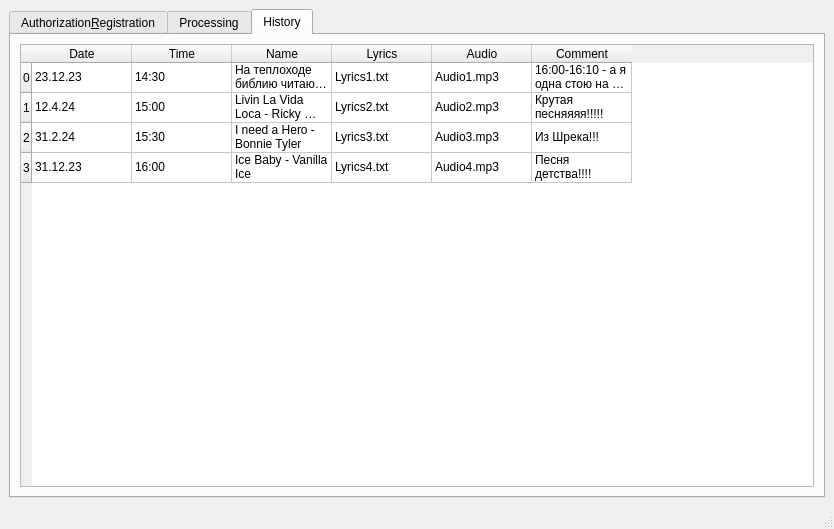
<?xml version="1.0" encoding="UTF-8"?>
<ui version="4.0">
 <class>MainWindow</class>
 <widget class="QMainWindow" name="MainWindow">
  <property name="geometry">
   <rect>
    <x>0</x>
    <y>0</y>
    <width>834</width>
    <height>529</height>
   </rect>
  </property>
  <property name="windowTitle">
   <string>MainWindow</string>
  </property>
  <widget class="QWidget" name="centralwidget">
   <layout class="QHBoxLayout" name="horizontalLayout">
    <item>
     <widget class="QTabWidget" name="tabWidget">
      <property name="currentIndex">
       <number>2</number>
      </property>
      <widget class="QWidget" name="AuthorizationRegistration">
       <attribute name="title">
        <string>Authorization&amp;Registration</string>
       </attribute>
       <layout class="QVBoxLayout" name="verticalLayout">
        <item>
         <spacer name="verticalSpacer">
          <property name="orientation">
           <enum>Qt::Vertical</enum>
          </property>
          <property name="sizeHint" stdset="0">
           <size>
            <width>20</width>
            <height>139</height>
           </size>
          </property>
         </spacer>
        </item>
        <item>
         <layout class="QHBoxLayout" name="horizontalSpringBox">
          <item>
           <spacer name="horizontalSpacer">
            <property name="orientation">
             <enum>Qt::Horizontal</enum>
            </property>
            <property name="sizeHint" stdset="0">
             <size>
              <width>40</width>
              <height>20</height>
             </size>
            </property>
           </spacer>
          </item>
          <item>
           <layout class="QVBoxLayout" name="AuthBox">
            <item>
             <widget class="QLabel" name="LogiLabel">
              <property name="text">
               <string>Login</string>
              </property>
             </widget>
            </item>
            <item>
             <widget class="QLineEdit" name="LoginLine">
              <property name="text">
               <string>Aboba@gmail.com</string>
              </property>
             </widget>
            </item>
            <item>
             <widget class="QLabel" name="PswdLabel">
              <property name="text">
               <string>Password</string>
              </property>
             </widget>
            </item>
            <item>
             <widget class="QLineEdit" name="PswdLine">
              <property name="text">
               <string>-----</string>
              </property>
             </widget>
            </item>
            <item>
             <widget class="QPushButton" name="Enter">
              <property name="text">
               <string>ENTER</string>
              </property>
             </widget>
            </item>
           </layout>
          </item>
          <item>
           <spacer name="horizontalSpacer_2">
            <property name="orientation">
             <enum>Qt::Horizontal</enum>
            </property>
            <property name="sizeHint" stdset="0">
             <size>
              <width>40</width>
              <height>20</height>
             </size>
            </property>
           </spacer>
          </item>
         </layout>
        </item>
        <item>
         <spacer name="verticalSpacer_2">
          <property name="orientation">
           <enum>Qt::Vertical</enum>
          </property>
          <property name="sizeHint" stdset="0">
           <size>
            <width>20</width>
            <height>139</height>
           </size>
          </property>
         </spacer>
        </item>
       </layout>
      </widget>
      <widget class="QWidget" name="Processing">
       <attribute name="title">
        <string>Processing</string>
       </attribute>
       <layout class="QVBoxLayout" name="verticalLayout_4">
        <item>
         <widget class="QPushButton" name="pushButton">
          <property name="text">
           <string>Load mp3</string>
          </property>
         </widget>
        </item>
        <item>
         <widget class="QLabel" name="audioFileLabel">
          <property name="text">
           <string>Livin La Vida Loca - Ricky Martin.mp3</string>
          </property>
         </widget>
        </item>
        <item>
         <widget class="QPushButton" name="pushButton_3">
          <property name="text">
           <string>Load txt lyrics</string>
          </property>
         </widget>
        </item>
        <item>
         <widget class="QLabel" name="PswdLabel_2">
          <property name="text">
           <string>Livin La Vida Loca - Ricky Martin.txt</string>
          </property>
         </widget>
        </item>
        <item>
         <widget class="QTextEdit" name="textEdit">
          <property name="html">
           <string>&lt;!DOCTYPE HTML PUBLIC &quot;-//W3C//DTD HTML 4.0//EN&quot; &quot;http://www.w3.org/TR/REC-html40/strict.dtd&quot;&gt;
&lt;html&gt;&lt;head&gt;&lt;meta name=&quot;qrichtext&quot; content=&quot;1&quot; /&gt;&lt;meta charset=&quot;utf-8&quot; /&gt;&lt;style type=&quot;text/css&quot;&gt;
p, li { white-space: pre-wrap; }
hr { height: 1px; border-width: 0; }
li.unchecked::marker { content: &quot;\2610&quot;; }
li.checked::marker { content: &quot;\2612&quot;; }
&lt;/style&gt;&lt;/head&gt;&lt;body style=&quot; font-family:'Cantarell'; font-size:11pt; font-weight:400; font-style:normal;&quot;&gt;
&lt;p style=&quot; margin-top:12px; margin-bottom:12px; margin-left:0px; margin-right:0px; -qt-block-indent:0; text-indent:0px;&quot;&gt;[Verse 1]&lt;br /&gt;&lt;a href=&quot;https://genius.com/17389841/Ricky-martin-livin-la-vida-loca/Shes-into-superstitions-black-cats-and-voodoo-dolls&quot;&gt;&lt;span style=&quot; text-decoration: underline; color:#3584e4;&quot;&gt;She's into superstitions&lt;br /&gt;Black cats and voodoo dolls&lt;/span&gt;&lt;/a&gt;&lt;br /&gt;I feel a premonition&lt;br /&gt;That girl's gonna make me fall&lt;br /&gt;&lt;br /&gt;[Verse 2]&lt;br /&gt;She's into new sensations&lt;br /&gt;New kicks in the candlelight&lt;br /&gt;She's got a new addiction&lt;br /&gt;For every day and night&lt;br /&gt;&lt;br /&gt;[Pre-Chorus]&lt;br /&gt;She'll make you take your clothes off&lt;br /&gt;And go dancing in the rain&lt;br /&gt;She'll make you live her crazy life&lt;br /&gt;But she'll take away your pain&lt;br /&gt;Like a bullet to your brain, come on&lt;br /&gt;&lt;br /&gt;[Chorus]&lt;br /&gt;&lt;a href=&quot;https://genius.com/22299704/Ricky-martin-livin-la-vida-loca/Upside-inside-out-shes-livin-la-vida-loca-shell-push-and-pull-you-down-livin-la-vida-loca&quot;&gt;&lt;span style=&quot; text-decoration: underline; color:#3584e4;&quot;&gt;Upside, inside out&lt;br /&gt;She's livin' la vida loca&lt;br /&gt;She'll push and pull you down&lt;br /&gt;Livin' la vida loca&lt;/span&gt;&lt;/a&gt;&lt;br /&gt;&lt;a href=&quot;https://genius.com/10165253/Ricky-martin-livin-la-vida-loca/Her-lips-are-devil-red-and-her-skins-the-color-mocha&quot;&gt;&lt;span style=&quot; text-decoration: underline; color:#3584e4;&quot;&gt;Her lips are devil red&lt;br /&gt;And her skin's the color mocha&lt;/span&gt;&lt;/a&gt;&lt;br /&gt;She will wear you out&lt;br /&gt;Livin' la vida loca (Come on)&lt;br /&gt;Livin' la vida loca (Come on)&lt;br /&gt;She's livin' la vida loca&lt;br /&gt;&lt;/p&gt;
&lt;p style=&quot; margin-top:12px; margin-bottom:12px; margin-left:0px; margin-right:0px; -qt-block-indent:0; text-indent:0px;&quot;&gt;You might also like&lt;/p&gt;
&lt;p style=&quot; margin-top:12px; margin-bottom:12px; margin-left:0px; margin-right:0px; -qt-block-indent:0; text-indent:0px;&quot;&gt;[Verse 3]&lt;br /&gt;Woke up in New York City&lt;br /&gt;&lt;a href=&quot;https://genius.com/22696358/Ricky-martin-livin-la-vida-loca/In-a-funky-cheap-hotel-she-took-my-heart-and-she-took-my-money-she-mustve-slipped-me-a-sleeping-pill&quot;&gt;&lt;span style=&quot; text-decoration: underline; color:#3584e4;&quot;&gt;In a funky cheap hotel&lt;br /&gt;She took my heart and she took my money&lt;br /&gt;She must've slipped me a sleeping pill&lt;/span&gt;&lt;/a&gt;&lt;br /&gt;&lt;br /&gt;[Pre-Chorus]&lt;br /&gt;&lt;a href=&quot;https://genius.com/10165288/Ricky-martin-livin-la-vida-loca/She-never-drinks-the-water-makes-you-order-french-champagne&quot;&gt;&lt;span style=&quot; text-decoration: underline; color:#3584e4;&quot;&gt;She never drinks the water&lt;br /&gt;Makes you order French champagne&lt;/span&gt;&lt;/a&gt;&lt;br /&gt;Once you've had a taste of her&lt;br /&gt;You'll never be the same&lt;br /&gt;Yeah, she'll make you go insane (Come on)&lt;br /&gt;&lt;br /&gt;[Chorus]&lt;br /&gt;Upside, inside out&lt;br /&gt;She's livin' la vida loca&lt;br /&gt;She'll push and pull you down&lt;br /&gt;Livin' la vida loca&lt;br /&gt;Her lips are devil red&lt;br /&gt;And her skin's the color mocha&lt;br /&gt;She will wear you out&lt;br /&gt;Livin' la vida loca (Come on)&lt;br /&gt;Livin' la vida loca (Come on)&lt;br /&gt;She's livin' la vida loca&lt;br /&gt;&lt;br /&gt;[Instrumental Break]&lt;br /&gt;&lt;/p&gt;
&lt;p style=&quot; margin-top:12px; margin-bottom:12px; margin-left:0px; margin-right:0px; -qt-block-indent:0; text-indent:0px;&quot;&gt;[Pre-Chorus]&lt;br /&gt;She'll make you take your clothes off&lt;br /&gt;And go dancin' in the rain&lt;br /&gt;She'll make you live her crazy life&lt;br /&gt;But she'll take away your pain&lt;br /&gt;Like a bullet to your brain (Come on)&lt;br /&gt;&lt;br /&gt;[Chorus]&lt;br /&gt;Upside, inside out&lt;br /&gt;She's livin' la vida loca&lt;br /&gt;She'll push and pull you down&lt;br /&gt;Livin' la vida loca&lt;br /&gt;Her lips are devil red&lt;br /&gt;And her skin's the color mocha&lt;br /&gt;She will wear you out&lt;br /&gt;Livin' la vida loca (Come on)&lt;br /&gt;Upside, inside out&lt;br /&gt;She's livin la vida loca&lt;br /&gt;She'll push and pull you down&lt;br /&gt;Livin' la vida loca&lt;br /&gt;Her lips are devil red&lt;br /&gt;And her skin's the color mocha&lt;br /&gt;She will wear you out&lt;br /&gt;Livin' la vida loca (Come on)&lt;br /&gt;She's livin' la vida loca (Come on)&lt;br /&gt;She's livin' la vida loca (Come on)&lt;/p&gt;&lt;/body&gt;&lt;/html&gt;</string>
          </property>
         </widget>
        </item>
        <item>
         <widget class="QPushButton" name="Enter_2">
          <property name="text">
           <string>Process</string>
          </property>
         </widget>
        </item>
        <item>
         <widget class="QProgressBar" name="progressBar">
          <property name="value">
           <number>24</number>
          </property>
         </widget>
        </item>
        <item>
         <widget class="QPushButton" name="pushButton_6">
          <property name="text">
           <string>Download markup file</string>
          </property>
         </widget>
        </item>
        <item>
         <widget class="QLabel" name="label">
          <property name="text">
           <string>Feel Free to leave comment!</string>
          </property>
         </widget>
        </item>
        <item>
         <widget class="QTextEdit" name="textEdit_2">
          <property name="html">
           <string>&lt;!DOCTYPE HTML PUBLIC &quot;-//W3C//DTD HTML 4.0//EN&quot; &quot;http://www.w3.org/TR/REC-html40/strict.dtd&quot;&gt;
&lt;html&gt;&lt;head&gt;&lt;meta name=&quot;qrichtext&quot; content=&quot;1&quot; /&gt;&lt;meta charset=&quot;utf-8&quot; /&gt;&lt;style type=&quot;text/css&quot;&gt;
p, li { white-space: pre-wrap; }
hr { height: 1px; border-width: 0; }
li.unchecked::marker { content: &quot;\2610&quot;; }
li.checked::marker { content: &quot;\2612&quot;; }
&lt;/style&gt;&lt;/head&gt;&lt;body style=&quot; font-family:'Cantarell'; font-size:11pt; font-weight:400; font-style:normal;&quot;&gt;
&lt;p style=&quot; margin-top:0px; margin-bottom:0px; margin-left:0px; margin-right:0px; -qt-block-indent:0; text-indent:0px;&quot;&gt;Your app is coool! I have neened it all this years of my livin!!&lt;/p&gt;
&lt;p style=&quot; margin-top:0px; margin-bottom:0px; margin-left:0px; margin-right:0px; -qt-block-indent:0; text-indent:0px;&quot;&gt;btw, 02:00-02:04 is actually - &amp;quot;upside inside out&amp;quot;, not &amp;quot;shes livin laa vida loca&amp;quot; &lt;/p&gt;&lt;/body&gt;&lt;/html&gt;</string>
          </property>
         </widget>
        </item>
       </layout>
      </widget>
      <widget class="QWidget" name="History">
       <attribute name="title">
        <string>History</string>
       </attribute>
       <layout class="QVBoxLayout" name="verticalLayout_5">
        <item>
         <widget class="QTableWidget" name="UsersHistoryTable">
          <row>
           <property name="text">
            <string>0</string>
           </property>
          </row>
          <row>
           <property name="text">
            <string>1</string>
           </property>
          </row>
          <row>
           <property name="text">
            <string>2</string>
           </property>
          </row>
          <row>
           <property name="text">
            <string>3</string>
           </property>
          </row>
          <column>
           <property name="text">
            <string>Date</string>
           </property>
          </column>
          <column>
           <property name="text">
            <string>Time</string>
           </property>
          </column>
          <column>
           <property name="text">
            <string>Name</string>
           </property>
          </column>
          <column>
           <property name="text">
            <string>Lyrics</string>
           </property>
          </column>
          <column>
           <property name="text">
            <string>Audio</string>
           </property>
          </column>
          <column>
           <property name="text">
            <string>Comment</string>
           </property>
          </column>
          <item row="0" column="0">
           <property name="text">
            <string>23.12.23</string>
           </property>
          </item>
          <item row="0" column="1">
           <property name="text">
            <string>14:30</string>
           </property>
          </item>
          <item row="0" column="2">
           <property name="text">
            <string>На теплоходе библию читают - Ансамбль Христа Спасителя и Мать Сыра Земля</string>
           </property>
          </item>
          <item row="0" column="3">
           <property name="text">
            <string>Lyrics1.txt</string>
           </property>
          </item>
          <item row="0" column="4">
           <property name="text">
            <string>Audio1.mp3</string>
           </property>
          </item>
          <item row="0" column="5">
           <property name="text">
            <string>16:00-16:10 - а я одна стою на берегу</string>
           </property>
          </item>
          <item row="1" column="0">
           <property name="text">
            <string>12.4.24 </string>
           </property>
          </item>
          <item row="1" column="1">
           <property name="text">
            <string>15:00</string>
           </property>
          </item>
          <item row="1" column="2">
           <property name="text">
            <string>Livin La Vida Loca - Ricky Martin</string>
           </property>
          </item>
          <item row="1" column="3">
           <property name="text">
            <string>Lyrics2.txt</string>
           </property>
          </item>
          <item row="1" column="4">
           <property name="text">
            <string>Audio2.mp3</string>
           </property>
          </item>
          <item row="1" column="5">
           <property name="text">
            <string>Крутая песняяяя!!!!!</string>
           </property>
          </item>
          <item row="2" column="0">
           <property name="text">
            <string>31.2.24</string>
           </property>
          </item>
          <item row="2" column="1">
           <property name="text">
            <string>15:30</string>
           </property>
          </item>
          <item row="2" column="2">
           <property name="text">
            <string>I need a Hero - Bonnie Tyler</string>
           </property>
          </item>
          <item row="2" column="3">
           <property name="text">
            <string>Lyrics3.txt</string>
           </property>
          </item>
          <item row="2" column="4">
           <property name="text">
            <string>Audio3.mp3</string>
           </property>
          </item>
          <item row="2" column="5">
           <property name="text">
            <string>Из Шрека!!!</string>
           </property>
          </item>
          <item row="3" column="0">
           <property name="text">
            <string>31.12.23</string>
           </property>
          </item>
          <item row="3" column="1">
           <property name="text">
            <string>16:00</string>
           </property>
          </item>
          <item row="3" column="2">
           <property name="text">
            <string>Ice Baby - Vanilla Ice</string>
           </property>
          </item>
          <item row="3" column="3">
           <property name="text">
            <string>Lyrics4.txt</string>
           </property>
          </item>
          <item row="3" column="4">
           <property name="text">
            <string>Audio4.mp3</string>
           </property>
          </item>
          <item row="3" column="5">
           <property name="text">
            <string>Песня детства!!!!</string>
           </property>
          </item>
         </widget>
        </item>
       </layout>
      </widget>
     </widget>
    </item>
   </layout>
  </widget>
  <widget class="QStatusBar" name="statusbar"/>
 </widget>
 <resources/>
 <connections/>
</ui>
